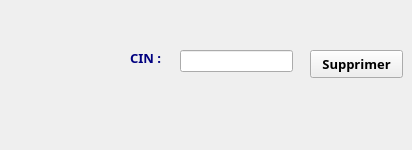
      <widget class="QWidget" name="tab_3">
       <attribute name="title">
        <string>Supprimer un personnel</string>
       </attribute>
       <widget class="QLabel" name="label">
        <property name="geometry">
         <rect>
          <x>130</x>
          <y>50</y>
          <width>56</width>
          <height>16</height>
         </rect>
        </property>
        <property name="font">
         <font>
          <family>Tw Cen MT</family>
          <pointsize>10</pointsize>
          <weight>75</weight>
          <bold>true</bold>
         </font>
        </property>
        <property name="styleSheet">
         <string notr="true">color: rgb(0, 0, 127);</string>
        </property>
        <property name="text">
         <string>CIN :</string>
        </property>
       </widget>
       <widget class="QLineEdit" name="L_CIN_supp">
        <property name="geometry">
         <rect>
          <x>180</x>
          <y>50</y>
          <width>113</width>
          <height>22</height>
         </rect>
        </property>
       </widget>
       <widget class="QPushButton" name="pb_supprimer">
        <property name="geometry">
         <rect>
          <x>310</x>
          <y>50</y>
          <width>93</width>
          <height>28</height>
         </rect>
        </property>
        <property name="font">
         <font>
          <family>Tw Cen MT</family>
          <pointsize>10</pointsize>
          <weight>75</weight>
          <bold>true</bold>
         </font>
        </property>
        <property name="text">
         <string>Supprimer</string>
        </property>
       </widget>
       <widget class="QLabel" name="label_supp">
        <property name="geometry">
         <rect>
          <x>150</x>
          <y>100</y>
          <width>191</width>
          <height>41</height>
         </rect>
        </property>
        <property name="text">
         <string/>
        </property>
       </widget>
      </widget>
